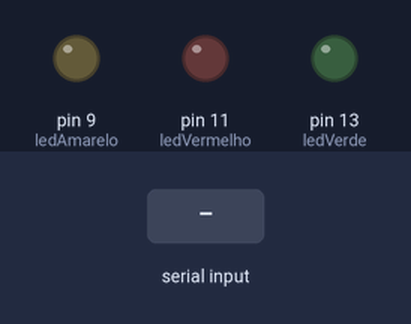
Simulated run of this sketch. Board: Arduino Uno, built with avr-gcc and run on an emulated ATmega328P. On the bench: output pins drawn as LEDs (lit = HIGH). Inputs (shaded band) come from the test bench. What the sketch prints to the serial monitor is not drawn.

Above: at 1.2 s.
1.3 s: "1\n" received over Serial
At 1.8 s:
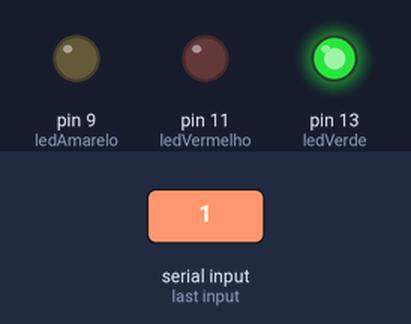
Timing chart, 0 to 4.3 s (numbered marks = the images above; inputs shaded):
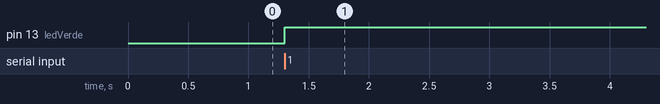

The sketch:

acender_leds1.ino
```cpp
/*

Criar um protótipo com 3 leds: verde, vermelho e amarelo.
Crie um menu com Do While que solicite ao usuário qual led ele quer acender ou apagar,
com suas devidas funcionalidades, da seguinte forma:

1) Ligar Led Verde
2) Desligar Led Verde
3) Ligar Led Amarelo
4) Desligar Led Amarelo
5) Ligar Led Vermelho
6) Desligar Led Vermelho
7) Ligar Todos os Leds
8) Desligar Todos os Leds
0) Sair

Você não pode esquecer dos resistores e de configurar cadas porta de lede com a função
pinMode(pino, modo) lá dentro da função setup()

Utilizar Do While, Switch e Serial para o menu e comunicação com o usuário
*/

int LED = 0;
int ledVerde = 13;//0
int ledVermelho = 11;
int ledAmarelo = 9;

void setup()
{

  Serial.begin(9600);

  pinMode(ledVerde, OUTPUT);

  pinMode(ledVermelho, OUTPUT);

  pinMode(ledAmarelo, OUTPUT);
}

void loop()
{
  do{
    Serial.println("-------------------------------");
    Serial.println("Bem vindo ao menu!");
    Serial.println("-------------------------------");
    Serial.println();
    Serial.println("Digite um numero entre 0 ao 8: ");
    Serial.println("1 - Ligar led Verde");
    Serial.println("2 - Desligar led Verde");
    Serial.println("3 - Ligar led Vermelho");
    Serial.println("4 - Desligar led Vermelho");
    Serial.println("5 - Ligar led Amarelo");
    Serial.println("6 - Ligar led Amarelo");
    Serial.println("7 - Ligar todos os leds");
    Serial.println("8 - Desligar todos os leds");
    Serial.println("0 - Sair do menu");
    Serial.println();
    while(!Serial.available());
    int ledDigitado = Serial.parseInt();


    switch(ledDigitado) {
      case 1:
      digitalWrite(ledVerde, HIGH);
      Serial.println("Led Verde foi aceso");
      break;

      case 2:
      digitalWrite(ledVerde, LOW);
      Serial.println("Led Verde foi apagado");
      break;

      case 3:
      digitalWrite(ledVermelho, HIGH);
      Serial.println("Led Vermelho foi aceso");
      break;

      case 4:
      digitalWrite(ledVermelho, LOW);
      Serial.println("Led Vermelho foi apagado");
      break;

      case 5:
      digitalWrite(ledAmarelo, HIGH);
      Serial.println("Led Amarelo foi aceso");
      break;

      case 6:
      digitalWrite(ledAmarelo, LOW);
      Serial.println("Led Amarelo foi apagado");
      break;

      case 7:
      digitalWrite(ledVerde, HIGH);
      digitalWrite(ledVermelho, HIGH);
      digitalWrite(ledAmarelo, HIGH);
      Serial.println("Todos os leds foram acesos");
      break;

      case 8:
      digitalWrite(ledVerde, LOW);
      digitalWrite(ledVermelho, LOW);
      digitalWrite(ledAmarelo, LOW);
      Serial.println("Todos os leds foram apagados");
      break;

      case 0:
      Serial.println("Voce saiu do menu");
      LED++;
      break;

      default :
      Serial.println("Nao temos a opcao digitada");

    }
  } while ( LED == 0 );

  delay(5000);
}
```

Measured:
- after the input at 1.3 s, pin 13 (ledVerde): LOW → HIGH at once
